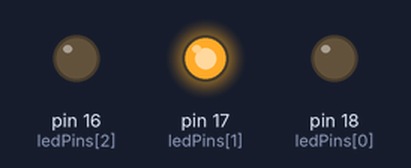
Recording of a sketch running on a simulated Arduino Uno, built with avr-gcc and run on an emulated ATmega328P. Shown: output pins drawn as LEDs (lit = HIGH). Random numbers use the default seed unless the sketch sets one.

Above: at 0.1 s.
At 5.1 s:
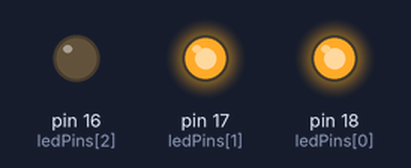
At 10.1 s:
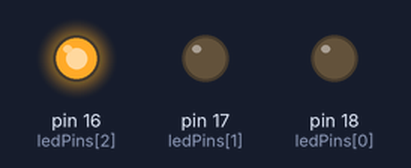
At 15.1 s:
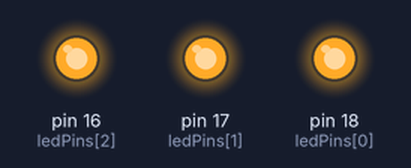
At 20.1 s:
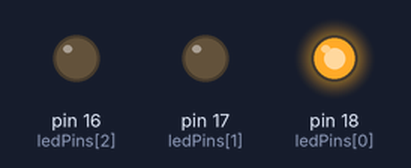
At 35.1 s:
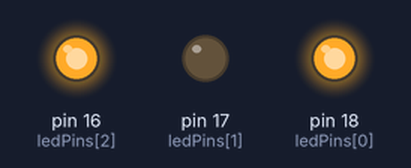
Timing chart, 0 to 36.6 s (numbered marks = the images above):
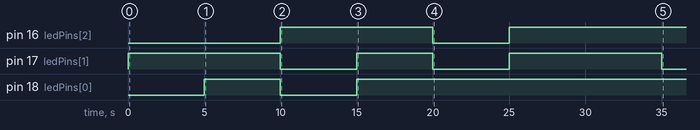

Measured:
- by itself, pin 16 (ledPins[2]): LOW → HIGH at 10.0 s, → LOW 10.0 s later, → HIGH 5.0 s later
- by itself, pin 17 (ledPins[1]): goes HIGH 10.0 s, LOW 5.0 s, HIGH 5.0 s, LOW 5.0 s, HIGH 10.0 s, then LOW
- by itself, pin 18 (ledPins[0]): LOW → HIGH at 5.0 s, → LOW 5.0 s later, → HIGH 5.0 s later

The sketch:

lampsInMagicBox.ino
```cpp
const int ledPins[] = {18, 17, 16};
const int numLeds = sizeof(ledPins) / sizeof(ledPins[0]);

void setup() {
    randomSeed(analogRead(0)); // Seed random number generator
    for (int i = 0; i < numLeds; i++) {
        pinMode(ledPins[i], OUTPUT);
        digitalWrite(ledPins[i], LOW);
    }
}

void loop() {
    // Turn all LEDs off
    for (int i = 0; i < numLeds; i++) {
        digitalWrite(ledPins[i], LOW);
    }

    // Pick a random number of LEDs to turn on (between 1 and 8)
    int numOn = random(1, 9);

    // Turn on random LEDs
    for (int i = 0; i < numOn; i++) {
        int ledIndex = random(numLeds);
        digitalWrite(ledPins[ledIndex], HIGH);
    }

    delay(5000); // Wait 5 seconds before changing LEDs
}
```
